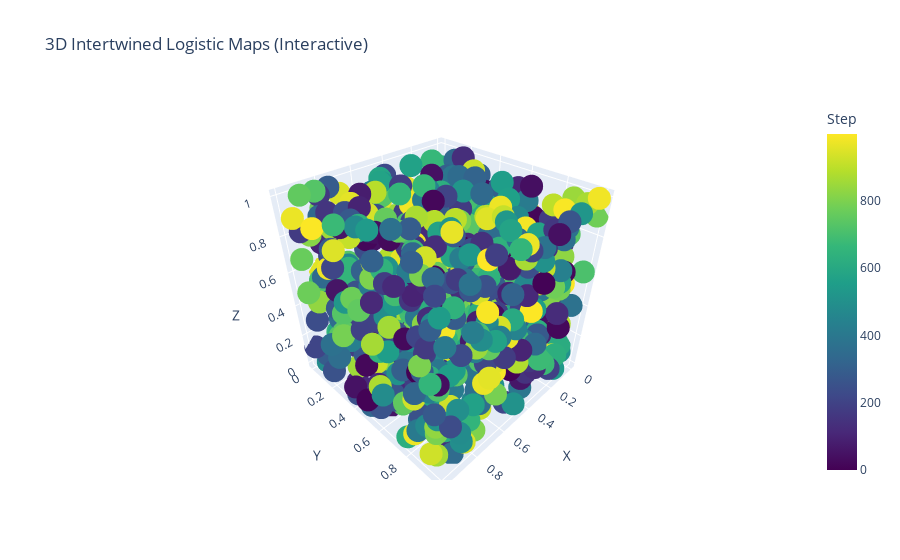

Source (notebook cell):
### Code cell
import numpy as np
import plotly.express as px
import pandas as pd
# Create dataframe for Plotly Express
df = pd.DataFrame({"X": x_values, "Y": y_values, "Z": z_values, "Step": discrete_iteration})

# # Interactive 3D scatter/line plot
# fig = px.line_3d(df, x="X", y="Y", z="Z", color="Step", 
#     title="3D Intertwined Logistic Maps (Interactive)",
#     color_continuous_scale="Viridis"
#     )
# fig.show()

# Interactive 3D scatter plot with continuous color
fig = px.scatter_3d(df, x="X", y="Y", z="Z", color="Step",
                    color_continuous_scale="Viridis",
                    title="3D Intertwined Logistic Maps (Interactive)",
                    size_max=2)

fig.show()

### Figure 1 — Plotly figure (JSON) as saved in the notebook; plotly's stock layout.template omitted (floating-point values rounded to 4 significant figures; data arrays with more than 128 entries replaced by an {"elided": "..."} marker saying what was removed)
{"data": [{"hovertemplate": "X=%{x}<br>Y=%{y}<br>Z=%{z}<br>Step=%{marker.color}<extra></extra>", "legendgroup": "", "marker": {"color": {"elided": "1000 int values"}, "coloraxis": "coloraxis", "symbol": "circle"}, "mode": "markers", "name": "", "scene": "scene", "showlegend": false, "type": "scatter3d", "x": {"elided": "1000 float values"}, "y": {"elided": "1000 float values"}, "z": {"elided": "1000 float values"}}], "layout": {"coloraxis": {"colorbar": {"title": {"text": "Step"}}, "colorscale": [[0, "#440154"], [0.1111, "#482878"], [0.2222, "#3e4989"], [0.3333, "#31688e"], [0.4444, "#26828e"], [0.5556, "#1f9e89"], [0.6667, "#35b779"], [0.7778, "#6ece58"], [0.8889, "#b5de2b"], [1, "#fde725"]]}, "legend": {"tracegroupgap": 0}, "scene": {"domain": {"x": [0, 1], "y": [0, 1]}, "xaxis": {"title": {"text": "X"}}, "yaxis": {"title": {"text": "Y"}}, "zaxis": {"title": {"text": "Z"}}}, "title": {"text": "3D Intertwined Logistic Maps (Interactive)"}}}
